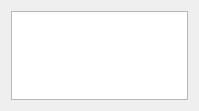
<?xml version="1.0" encoding="UTF-8"?>
<ui version="4.0">
 <class>QmitkIGTLDeviceSourceSelectionWidgetControls</class>
 <widget class="QWidget" name="QmitkIGTLDeviceSourceSelectionWidgetControls">
  <property name="geometry">
   <rect>
    <x>0</x>
    <y>0</y>
    <width>199</width>
    <height>111</height>
   </rect>
  </property>
  <property name="windowTitle">
   <string>Form</string>
  </property>
  <layout class="QVBoxLayout" name="verticalLayout_55">
   <item>
    <widget class="QmitkServiceListWidget" name="m_ServiceListWidget">
     <property name="sizePolicy">
      <sizepolicy hsizetype="Expanding" vsizetype="Expanding">
       <horstretch>0</horstretch>
       <verstretch>0</verstretch>
      </sizepolicy>
     </property>
    </widget>
   </item>
  </layout>
 </widget>
 <customwidgets>
  <customwidget>
   <class>QmitkServiceListWidget</class>
   <extends>QListWidget</extends>
   <header>QmitkServiceListWidget.h</header>
  </customwidget>
 </customwidgets>
 <resources/>
 <connections/>
</ui>
